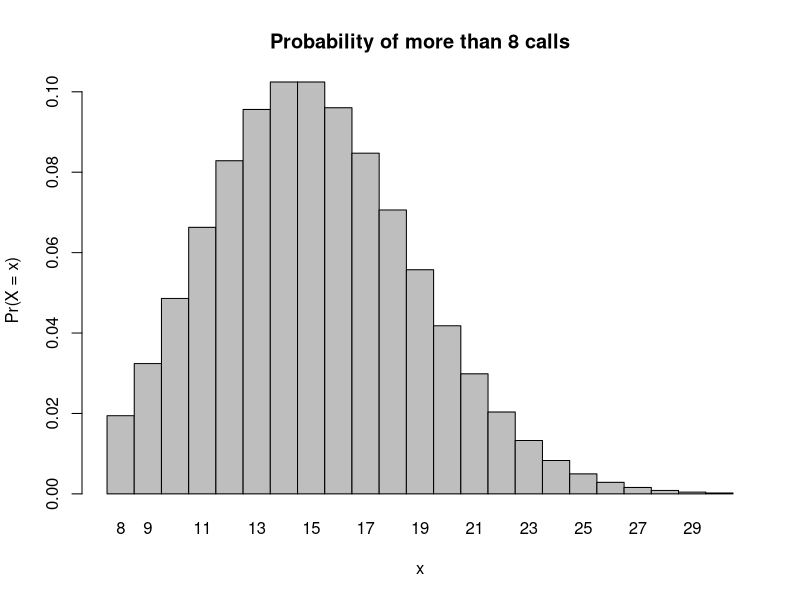
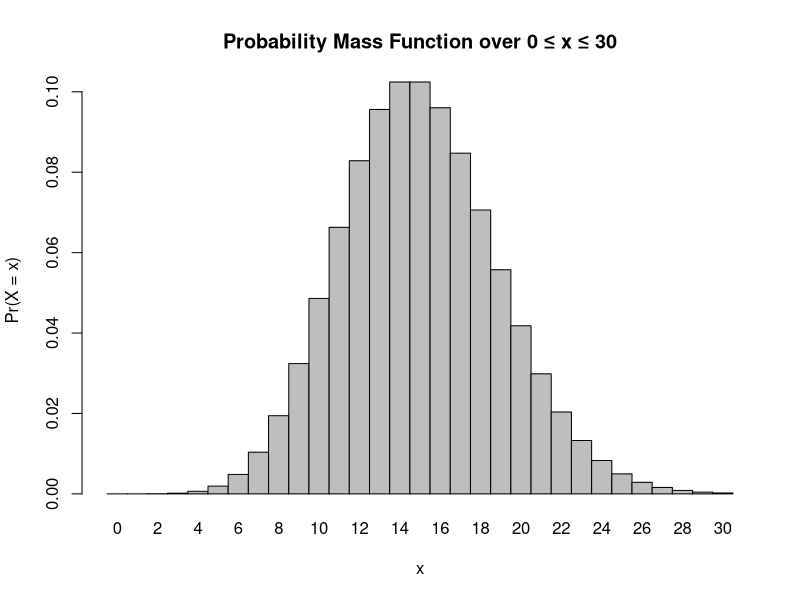
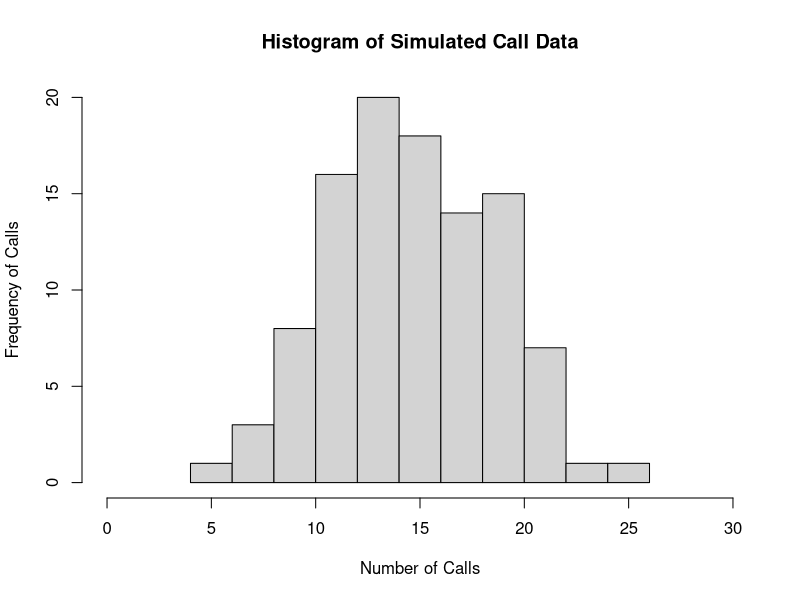

The R script that drew these images, in order:
## ---- chunk 1
?dpois()
x <- c(8:30) #I wasn't sure how to code for more than 8 calls, so I set 30 as the maximum and used the c() function to show that x includes all values between 8 and 30... I don't think that is right but here we are... 
l <- 15 #set the mean equal to "l"
one <- dpois(x = x, lambda = l, log = FALSE) #X is the appropriate Poisson random variable and lambda is the mean 
probability <- sum(one) #use the sum() function to "sum" the probabilities that she will hear each number of calls between 8 and 30 to get the probability that she will hear more than 8 calls 
probability
## ---- chunk 2
barplot(one, names.arg = x, space = 0, xlab = "x", ylab = "Pr(X = x)", main = "Probability of more than 8 calls")
## ---- chunk 3
x <- 0 #set x equal to 0 to indicate that she heard zero calls 
l <- 15 #set l equal to the mean
two <- dpois(x = x, lambda = l, log = FALSE)
two
## ---- chunk 4
x <- 3
l <- 15 
three <- dpois(x = x, lambda = l, log = FALSE)
three
## ---- chunk 5
x <- 0:30
l = 15
four <- dpois(x = x, lambda = l)
barplot(four, names.arg = x, space = 0, xlab = "x", ylab = "Pr(X = x)", main = "Probability Mass Function over 0 ≤ x ≤ 30")
## ---- chunk 6
data <- rpois(n = 104, lambda = 15) #rpois() function can be used to simulate data in the poisson distribution. n = the number of samples, lambda = mean of data 
data
## ---- chunk 7
?hist
hist(data, xlab = "Number of Calls", ylab = "Frequency of Calls", main = "Histogram of Simulated Call Data", xlim = range(0:30), ylim = NULL)
